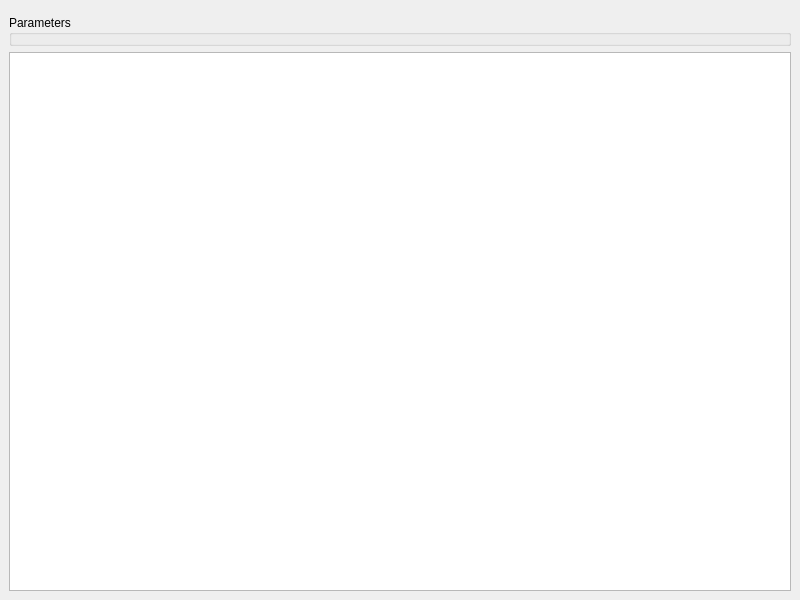
<?xml version="1.0" encoding="UTF-8"?>
<ui version="4.0">
 <class>MainWindow</class>
 <widget class="QMainWindow" name="MainWindow">
  <property name="geometry">
   <rect>
    <x>0</x>
    <y>0</y>
    <width>800</width>
    <height>600</height>
   </rect>
  </property>
  <property name="windowTitle">
   <string>MainWindow</string>
  </property>
  <widget class="QWidget" name="centralwidget">
   <layout class="QVBoxLayout" name="verticalLayout">
    <item>
     <widget class="QWidget" name="plot_control" native="true"/>
    </item>
    <item>
     <widget class="QGroupBox" name="groupBox">
      <property name="title">
       <string>Parameters</string>
      </property>
     </widget>
    </item>
    <item>
     <widget class="QGraphicsView" name="plot"/>
    </item>
   </layout>
  </widget>
 </widget>
 <resources/>
 <connections/>
</ui>
